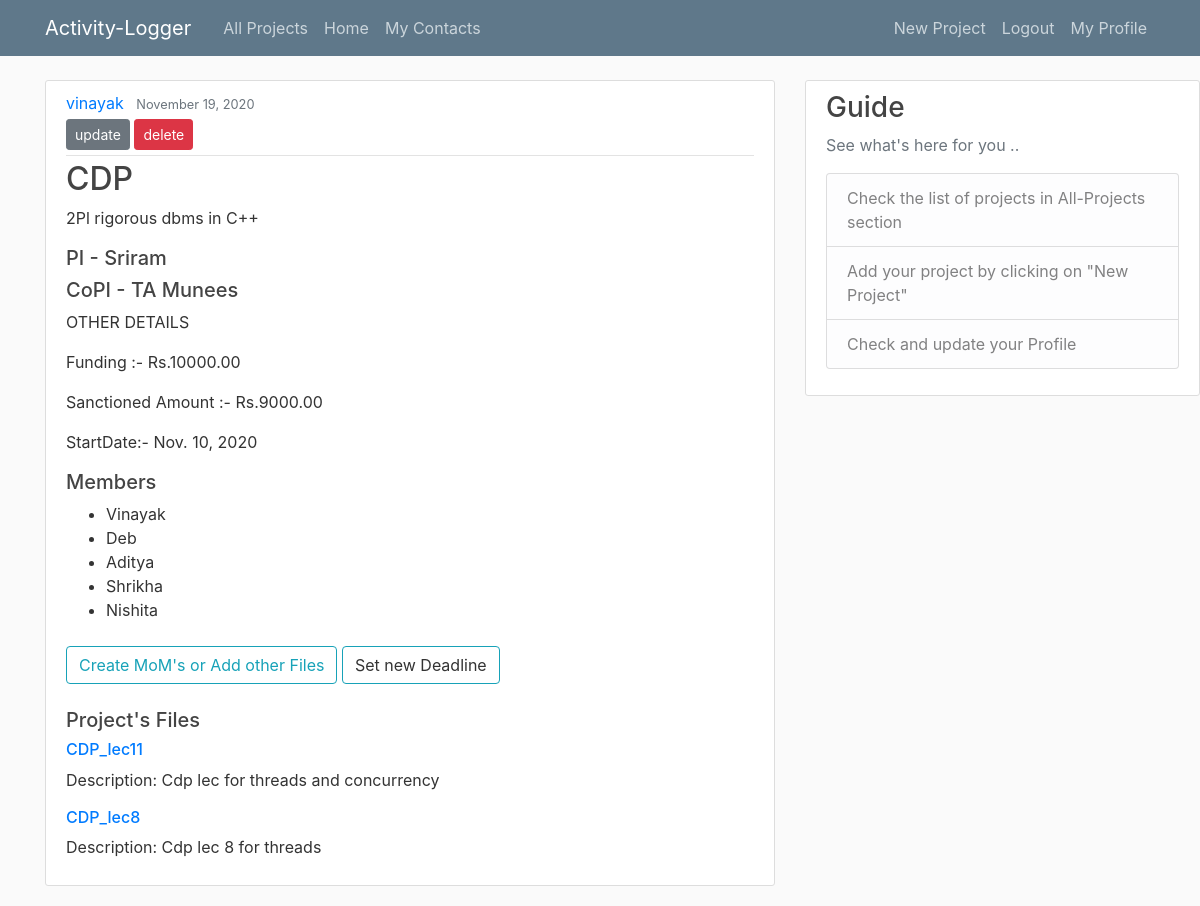
Page /post/14/ (signed in) on the committed database.
### blog/models.py (models this page shows, shortened)
class Post(models.Model):
	title = models.CharField(max_length=100)
	content = models.TextField()
	PI = models.CharField(max_length=100, blank=True, default='')
	coPI = models.CharField(max_length=100, blank=True, default='')
	member1 = models.CharField(max_length=100, blank=True, default='')
	member2 = models.CharField(max_length=100, blank=True, default='')
	member3 = models.CharField(max_length=100, blank=True, default='')
	member4 = models.CharField(max_length=100, blank=True, default='')
	member5 = models.CharField(max_length=100, blank=True, default='')
	funding = models.DecimalField(decimal_places=2,max_digits=15)
	sanctionedAmount = models.DecimalField(decimal_places=2,max_digits=15)
	startDate = models.DateField()
	endDate = models.DateField()
	date = models.DateTimeField(default=timezone.now)
	author = models.ForeignKey(User, on_delete=models.CASCADE)

class Files(models.Model):
	file_title = models.CharField(max_length=100)
	description = models.CharField(max_length=255, blank=True)
	document = models.FileField(upload_to='documents/')
	project = models.ForeignKey(Post,related_name='files',on_delete=models.CASCADE)
	uploaded_at = models.DateTimeField(auto_now_add=True)

### blog/views.py (the view)
# urls.py: path('post/<int:pk>/', PostDetailView.as_view(), name='post-detail'),
class PostDetailView(DetailView):
	model = Post
	def get_context_data(self, **kwargs):
		context = super().get_context_data(**kwargs)
		context['file_obj_list'] = Files.objects.filter(project=context["post"])
		return context

### blog/templates/blog/post_detail.html (shortened to what this page needs)
{% extends "blog/base.html" %}
{% block content %}
		<article class="media content-section">
		  <div class="media-body">
		    <div class="article-metadata">
		      <a class="mr-2" href="{% url 'user-posts' object.author.username %}">{{ object.author }}</a>
		      <small class="text-muted">{{ object.date|date:"F d, Y" }}</small>
		      {% if object.author == user or object.coPI == user.username or object.member1 == user.username or object.member2 == user.username or object.member3 == user.username or object.member4 == user.username or object.member5 == user.username %}
		      	<div>
		      		<a class="btn btn-secondary btn-sm mt-1 mb-1" href="{% url 'post-update' object.id %} "> update </a>
		      		{% if object.author == user %}
		      		<a class="btn btn-danger btn-sm mt-1 mb-1" href="{% url 'post-delete' object.id %} "> delete </a>
		      		{% endif %}
		      	</div>
		      {% endif %}
		    </div>
		    {% if object.author == user %}
		    <h2><a class="article-title" href="{% url 'post-detail' post.id %} ">{{ post.title }}</a></h2>
		    <p class="article-content">{{ object.content }}</p>
		    <h5> PI - {{post.PI}} </h5>
		    {% if post.coPI %}
		    		<h5> CoPI - {{ post.coPI }} </h5>
		    {% endif %}
		      	<div>
		      		<p class="article-content">OTHER DETAILS </p>
				    <p class="article-content">Funding :- Rs.{{ post.funding }}</p>
				    <p class="article-content">Sanctioned Amount :- Rs.{{ post.sanctionedAmount }}</p>
				    <p class="article-content">StartDate:- {{ post.startDate }}</p>
				    <h5> Members </h5>
				    <ul>
				    	{% if post.member1 %}
				    		<li> {{ post.member1 }} </li>
				    	{% endif %}
				    	{% if post.member2 %}
				    		<li> {{ post.member2 }} </li>
				    	{% endif %}
				    	{% if post.member3 %}
				    		<li> {{ post.member3 }} </li>
				    	{% endif %}
				    	{% if post.member4 %}
				    		<li> {{ post.member4 }} </li>
				    	{% endif %}
				    	{% if post.member5 %}
				    		<li> {{ post.member5 }} </li>
				    	{% endif %}
				    </ul>
		 			<br>
				    <a class="btn btn-outline-info mb-4" href="{% url 'upload_file' %}"> Create MoM's or Add other Files </a>
				    <a class="btn btn-outline-info mb-4" > Set new Deadline </a>
				    <h5> Project's Files </h5>
				    {% for file in file_obj_list %}
				    	<h6> <a href='{{ MEDIA_URL }}/{{ file.document }}'>{{ file.file_title }}</a></h6>
				    	<p> Description: {{ file.description }} </p>
				    {% endfor %}
		      	</div>
		      {% endif %}
		      </div>
		</article>
{% endblock content %}

### blog/static/blog/main.css (style rules this page uses)
body { background: #fafafa; color: #333333; margin-top: 5rem; }
h1, h2, h3, h4, h5, h6 { color: #444444; }
ul { margin: 0; }
.content-section { background: #ffffff; padding: 10px 20px; border: 1px solid #dddddd; border-radius: 3px; margin-bottom: 20px; }
.article-title { color: #444444; }
.article-content { white-space: pre-line; }
.article-metadata { padding-bottom: 1px; margin-bottom: 4px; border-bottom: 1px solid #e3e3e3 }

### rows in the picture
Post: author "vinayak", date "November 19, 2020", title "CDP", content "2Pl rigorous dbms in C++", PI "Sriram", coPI "TA Munees", funding "10000.00", sanctionedAmount "9000.00", startDate "Nov. 10, 2020", member1 "Vinayak", member2 "Deb", member3 "Aditya", member4 "Shrikha", member5 "Nishita"
Files: file_title "CDP_lec11", description "Cdp lec for threads and concurrency"
Files: file_title "CDP_lec8", description "Cdp lec 8 for threads"
